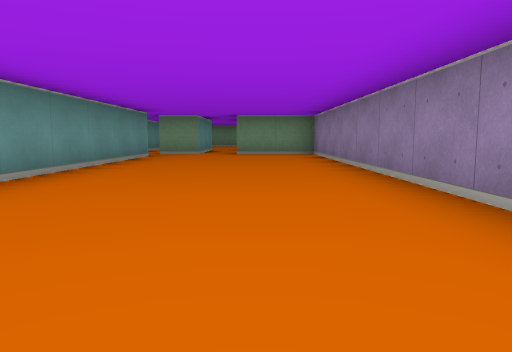
View 1 (above)

17 first-person views from a walk through a cub3D ray-caster map. The camera is about half as high as the walls, tilts 6° down and sees 70° across. The floor is counted in squares. Each view is taken from the middle of a square. On the plan, view 1 faces up. The plan holds only what a view shows up to about 9 squares ahead; the rest is blank.

View 2
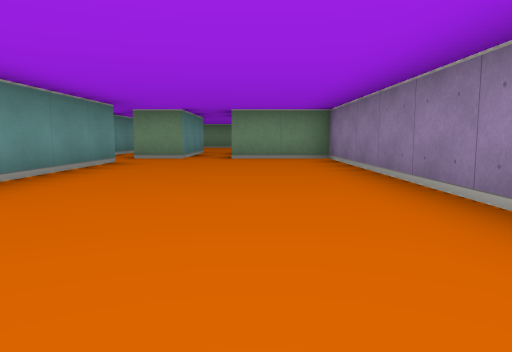

View 3
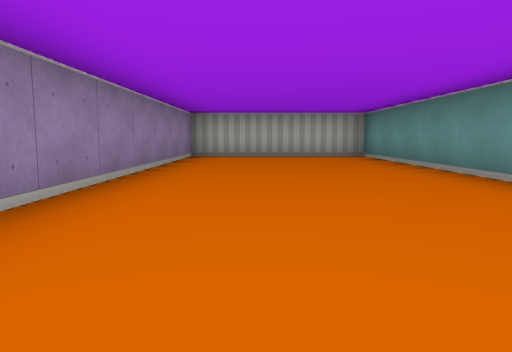

View 4
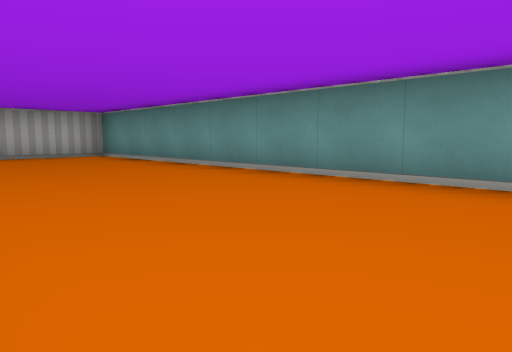

View 5
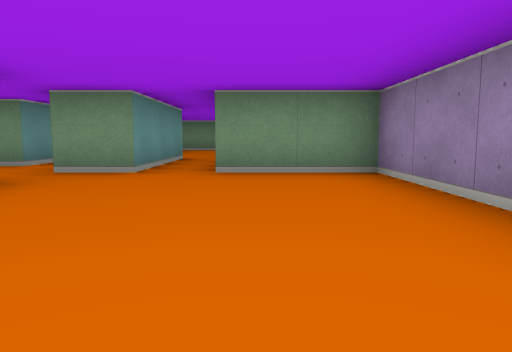

View 6
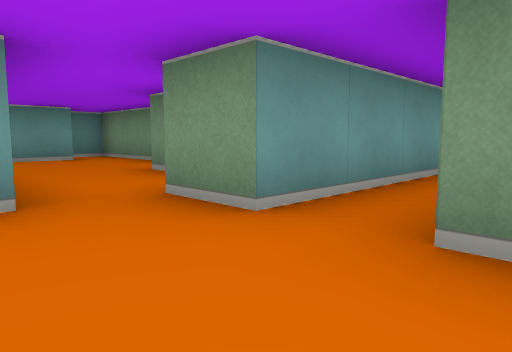

View 7
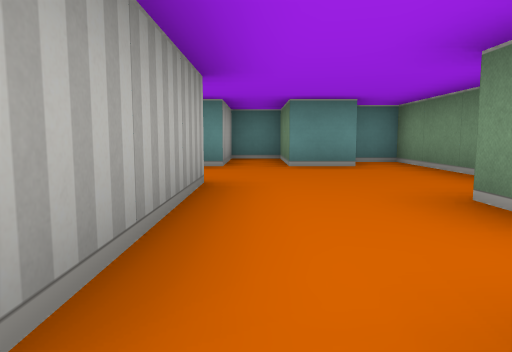

View 8
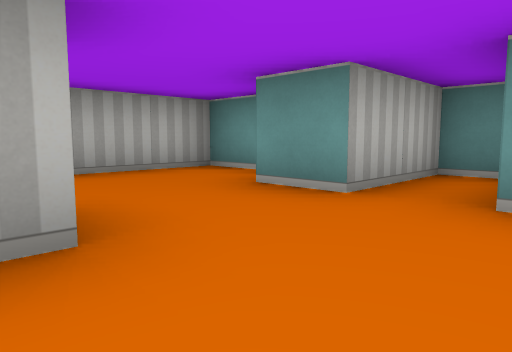

View 9
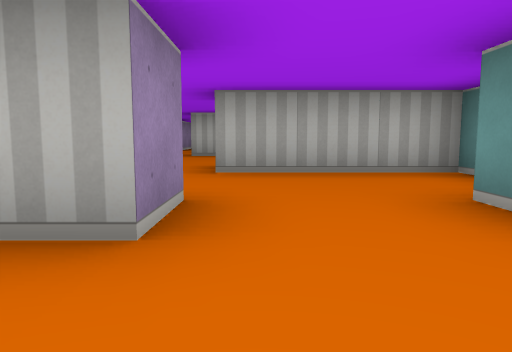

View 10
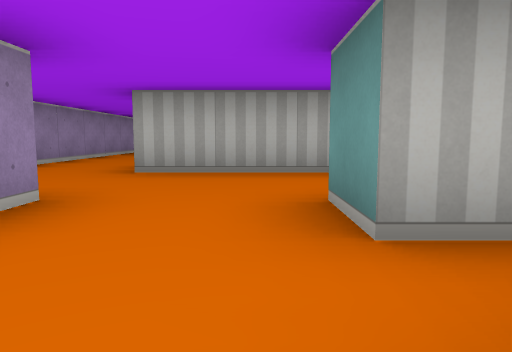

View 11
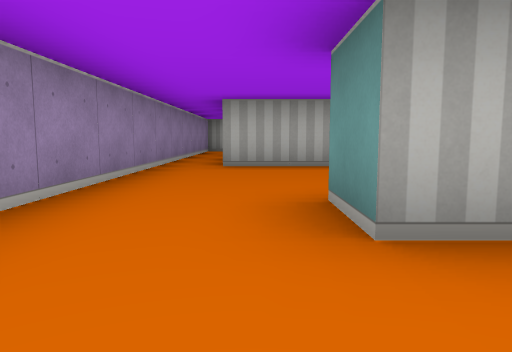

View 12
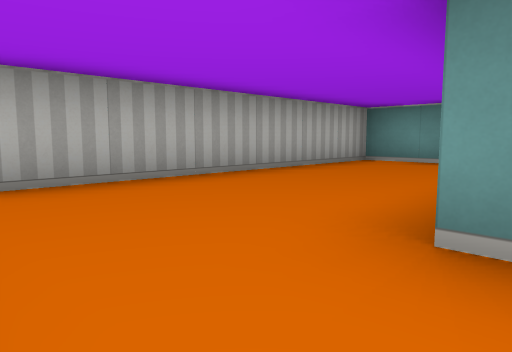

View 13
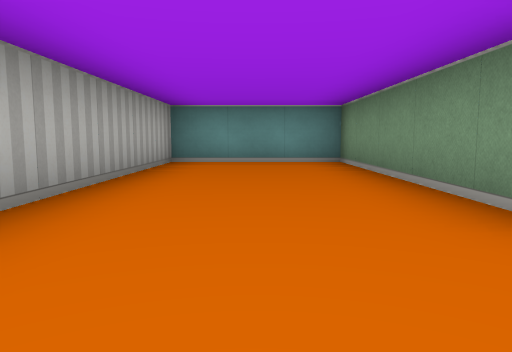

View 14
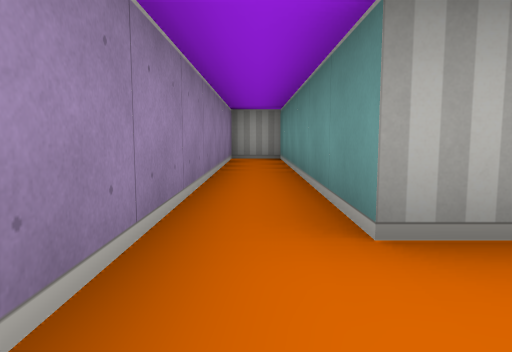

View 15
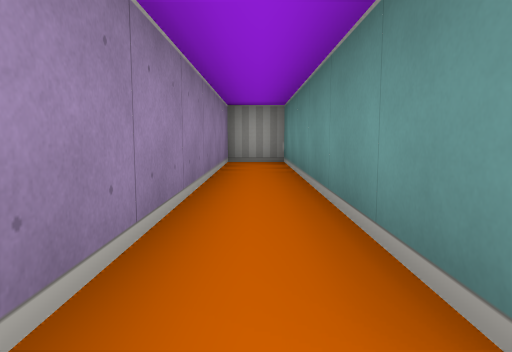

View 16
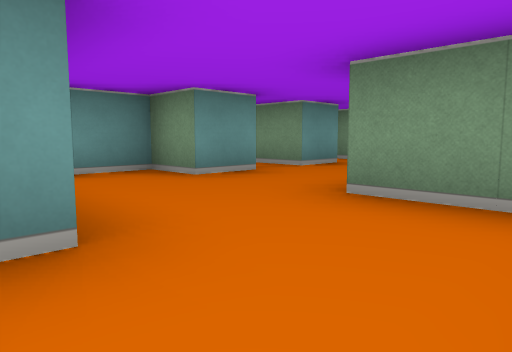

View 17
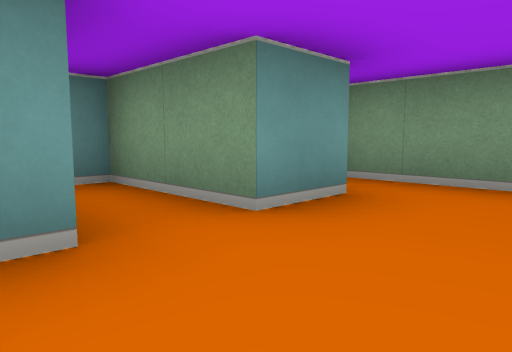

### Floor plan
Ten units are one square. View 1 is at (0, 0); x grows to the right and y downward. Boxes are objects, and circles mark ways between rooms. Rooms are numbered by the first view taken in them; rooms with no view inside come last. Other rooms are left out.
<svg viewBox="-110 -120 130 170">
<path fill="none" stroke="#000" d="M-25 -85 -25 25 15 25 15 -95 -5 -95M-15 -95 -25 -95M-61 -115 -85 -115 -85 -108M-55 -85 -25 -85M-75 -106 -75 -95 -95 -95 -95 -85 -75 -85M-35 -105 -45 -105M-44 -75 -55 -75 -55 -85M-75 -85 -75 -75 -85 -75 -85 -55 -55 -55 -55 -45M-60 -45 -105 -45 -105 -15 -45 -15 -45 45 -35 45 -35 -50"/>
<circle cx="-20" cy="-90" r="3" fill="#2a7"/>
<circle cx="-65" cy="-80" r="3" fill="#2a7"/>
<circle cx="-45" cy="-50" r="3" fill="#2a7"/>
<text x="-10" y="-40">1</text>
<text x="-60" y="-100">2</text>
<text x="-60" y="-70">3</text>
<text x="-60" y="-20">4</text>
</svg>
Room 1 opens to room 2. Room 2 opens to room 3. Room 3 opens to room 4.

Where each view was taken, in squares from view 1:
view 1: 0 up, 0 right, facing up
view 2: 2 up, 0 right, facing up
view 3: 6 up, 0 right, facing down
view 4: 6 up, 1 right, facing down-left
view 5: 5 up, 0 right, facing up
view 6: 8 up, 0 right, facing up-left
view 7: 9 up, 2 left, facing left
view 8: 10 up, 5 left, facing down-left
view 9: 10 up, 6 left, facing down
view 10: 10 up, 7 left, facing down
view 11: 7 up, 5 left, facing down
view 12: 5 up, 4 left, facing down-left
view 13: 3 up, 4 left, facing left
view 14: 3 up, 4 left, facing down
view 15: 2 up, 4 left, facing down
view 16: 5 up, 4 left, facing up-left
view 17: 8 up, 6 left, facing up-left
